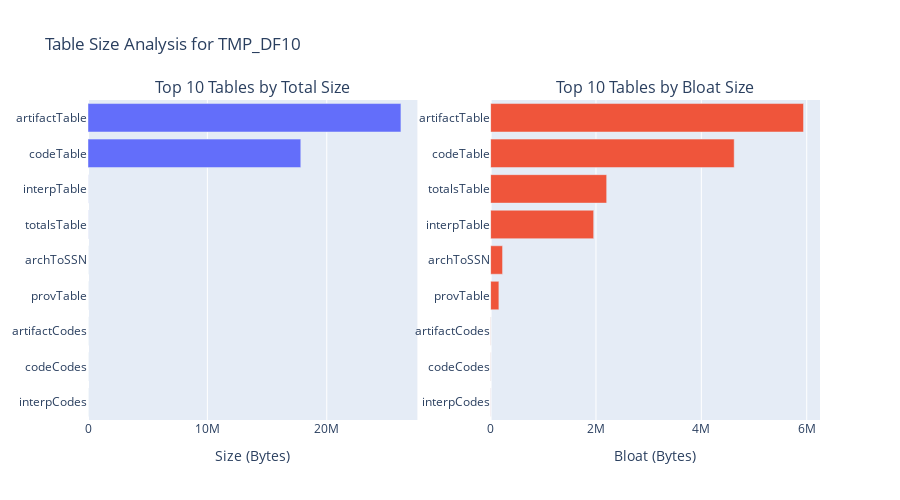

The code cell stored with this chart in its notebook:
### Code cell
display_header("Largest Tables by Total Size and Bloat")

if table_metrics_df is not None and not table_metrics_df.empty:
    # Convert pretty size string to bytes for sorting
    def size_to_bytes(s):
        if not isinstance(s, str): return 0
        num, unit = s.split()
        num = float(num)
        if 'KB' in unit: return num * 1024
        if 'MB' in unit: return num * 1024**2
        if 'GB' in unit: return num * 1024**3
        return num
    
    df_copy = table_metrics_df.copy()
    df_copy['total_bytes'] = df_copy['total_size'].apply(size_to_bytes)
    df_copy['bloat_bytes_val'] = df_copy['bloat_bytes']

    top_10_size = df_copy.nlargest(10, 'total_bytes')
    top_10_bloat = df_copy.nlargest(10, 'bloat_bytes_val')

    # Display tables
    display(Markdown("**Top 10 Tables by Total Size**"))
    display(top_10_size[['table_name', 'total_size', 'row_estimate']].reset_index(drop=True))
    
    display(Markdown("**Top 10 Tables by Bloat Size**"))
    display(top_10_bloat[['table_name', 'bloat_size', 'bloat_percent', 'row_estimate']].reset_index(drop=True))

    # Create subplots
    fig = make_subplots(
        rows=1, cols=2,
        subplot_titles=("Top 10 Tables by Total Size", "Top 10 Tables by Bloat Size")
    )

    fig.add_trace(go.Bar(y=top_10_size['table_name'], x=top_10_size['total_bytes'], orientation='h', name='Total Size'), row=1, col=1)
    fig.add_trace(go.Bar(y=top_10_bloat['table_name'], x=top_10_bloat['bloat_bytes_val'], orientation='h', name='Bloat Size'), row=1, col=2)
    
    fig.update_layout(title_text=f'Table Size Analysis for {DATABASE_NAME}', height=500, showlegend=False)
    fig.update_yaxes(autorange="reversed")
    fig.update_xaxes(title_text="Size (Bytes)", row=1, col=1)
    fig.update_xaxes(title_text="Bloat (Bytes)", row=1, col=2)
    fig.show()
else:
    print("No table metrics data available for plotting.")

### Figure 1 — Plotly figure (JSON) as saved in the notebook; plotly's stock layout.template omitted (floating-point values rounded to 4 significant figures)
{"data": [{"name": "Total Size", "orientation": "h", "type": "bar", "x": [26210000.0, 17830000.0, 7048.0, 6784.0, 944.0, 424.0, 32.0, 32.0, 32.0], "xaxis": "x", "y": ["artifactTable", "codeTable", "interpTable", "totalsTable", "archToSSN", "provTable", "artifactCodes", "codeCodes", "interpCodes"], "yaxis": "y"}, {"name": "Bloat Size", "orientation": "h", "type": "bar", "x": [5939000.0, 4623000.0, 2203000.0, 1956000.0, 227000.0, 157100.0, 4637.0, 3330.0, 2583.0], "xaxis": "x2", "y": ["artifactTable", "codeTable", "totalsTable", "interpTable", "archToSSN", "provTable", "artifactCodes", "codeCodes", "interpCodes"], "yaxis": "y2"}], "layout": {"annotations": [{"font": {"size": 16}, "showarrow": false, "text": "Top 10 Tables by Total Size", "x": 0.225, "xanchor": "center", "xref": "paper", "y": 1, "yanchor": "bottom", "yref": "paper"}, {"font": {"size": 16}, "showarrow": false, "text": "Top 10 Tables by Bloat Size", "x": 0.775, "xanchor": "center", "xref": "paper", "y": 1, "yanchor": "bottom", "yref": "paper"}], "height": 500, "showlegend": false, "title": {"text": "Table Size Analysis for TMP_DF10"}, "xaxis": {"anchor": "y", "domain": [0, 0.45], "title": {"text": "Size (Bytes)"}}, "xaxis2": {"anchor": "y2", "domain": [0.55, 1], "title": {"text": "Bloat (Bytes)"}}, "yaxis": {"anchor": "x", "autorange": "reversed", "domain": [0, 1]}, "yaxis2": {"anchor": "x2", "autorange": "reversed", "domain": [0, 1]}}}
